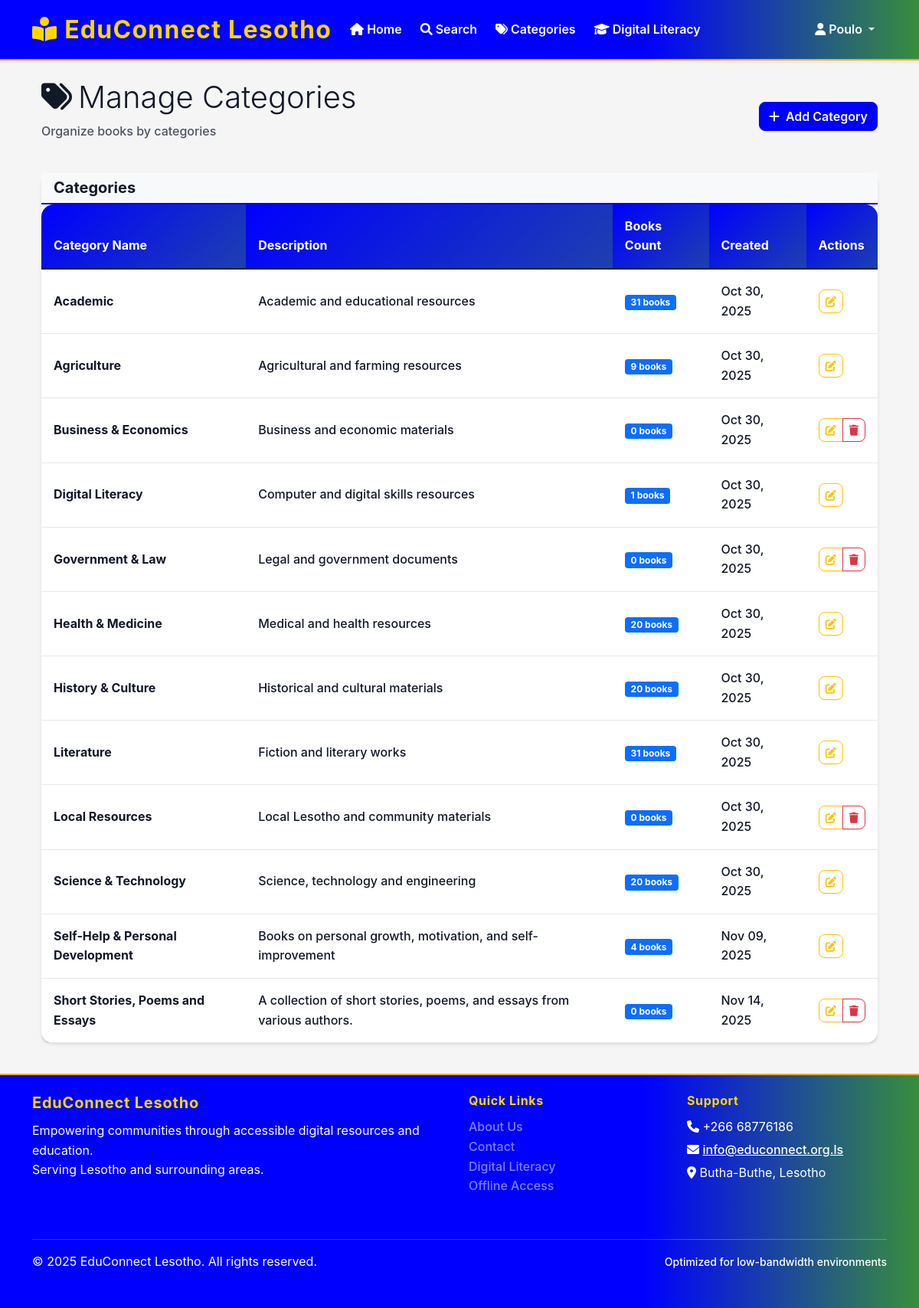
The app's page /admin/categories (signed in) with its own data.
### app/models/user.py (models this page shows, shortened)
class User(UserMixin, db.Model):
    __tablename__ = 'users'
    id = db.Column(db.Integer, primary_key=True)
    username = db.Column(db.String(100), unique=True, nullable=False, index=True)
    email = db.Column(db.String(255), unique=True, nullable=False, index=True)
    password_hash = db.Column(db.String(255), nullable=False)
    first_name = db.Column(db.String(100), nullable=False)
    last_name = db.Column(db.String(100), nullable=False)
    phone_number = db.Column(db.String(20))
    address = db.Column(db.Text)
    district = db.Column(db.String(50), default='Butha-Buthe', index=True)
    profile_image = db.Column(db.String(500))  # Path to profile image
    role_id = db.Column(db.Integer, db.ForeignKey('user_roles.id'), nullable=False)
    is_active = db.Column(db.Boolean, default=True)
    email_verified = db.Column(db.Boolean, default=False)
    created_at = db.Column(db.DateTime, default=datetime.utcnow)
    updated_at = db.Column(db.DateTime, default=datetime.utcnow, onupdate=datetime.utcnow)
    last_login = db.Column(db.DateTime)
    borrowing_transactions = db.relationship('BorrowingTransaction', foreign_keys='BorrowingTransaction.user_id', backref='user', lazy='dynamic')
    digital_downloads = db.relationship('DigitalDownload', backref='user', lazy='dynamic')
    offline_tokens = db.relationship('OfflineToken', backref='user', lazy='dynamic')
    reading_sessions = db.relationship('ReadingSession', backref='user', lazy='dynamic')
    notifications = db.relationship('Notification', backref='user', lazy='dynamic')
    book_reservations = db.relationship('BookReservation', backref='user', lazy='dynamic')
    book_reviews = db.relationship('BookReview', backref='user', lazy='dynamic')
    literacy_progress = db.relationship('LiteracyProgress', backref='user', lazy='dynamic')
    favorites = db.relationship('Book', secondary='user_favorites', backref='favorited_by', lazy='dynamic')
    def is_admin(self):
        return self.role.role_name == 'admin'
    def is_librarian(self):
        return self.role.role_name in ['admin', 'librarian']

### app/models/book.py (models this page shows, shortened)
class Category(db.Model):
    __tablename__ = 'categories'
    id = db.Column(db.Integer, primary_key=True)
    name = db.Column(db.String(100), unique=True, nullable=False)
    description = db.Column(db.Text)
    parent_id = db.Column(db.Integer, db.ForeignKey('categories.id'))
    is_active = db.Column(db.Boolean, default=True)
    created_at = db.Column(db.DateTime, default=datetime.utcnow)
    books = db.relationship('Book', backref='category', lazy='dynamic')
    children = db.relationship('Category', backref=db.backref('parent', remote_side=[id]))

### app/routes/admin.py (the view)
@admin_bp.route('/categories')
@librarian_required
def manage_categories():
    categories = Category.query.order_by(Category.name).all()
    return render_template('admin/categories.html', categories=categories)

### app/routes/admin.py (called while the page is built)
def librarian_required(f):
    @wraps(f)
    def decorated_function(*args, **kwargs):
        if not current_user.is_authenticated or not (current_user.is_librarian() or current_user.is_admin()):
            flash('You need librarian or administrator privileges to access this page.', 'error')
            return redirect(url_for('main.index'))
        return f(*args, **kwargs)
    return decorated_function

### app/templates/admin/categories.html (shortened to what this page needs)
{% extends "base.html" %}
{% block content %}
<div class="container-fluid">
    <div class="row mb-4">
        <div class="col-12">
            <div class="d-flex justify-content-between align-items-center">
                <div>
                    <h1 class="display-6 mb-2">
                        <i class="fas fa-tags me-2"></i>Manage Categories
                    </h1>
                    <p class="text-muted">Organize books by categories</p>
                </div>
                <div>
                    <button class="btn btn-primary" data-bs-toggle="modal" data-bs-target="#addCategoryModal">
                        <i class="fas fa-plus me-2"></i>Add Category
                    </button>
                </div>
            </div>
        </div>
    </div>
    <div class="row">
        <div class="col-12">
            <div class="card">
                <div class="card-header bg-light">
                    <h5 class="mb-0">Categories</h5>
                </div>
                <div class="card-body p-0">
                    {% if categories %}
                    <div class="table-responsive">
                        <table class="table table-hover mb-0">
                            <thead class="table-light">
                                <tr>
                                    <th>Category Name</th>
                                    <th>Description</th>
                                    <th>Books Count</th>
                                    <th>Created</th>
                                    <th>Actions</th>
                                </tr>
                            </thead>
                            <tbody>
                                {% for category in categories %}
                                <tr>
                                    <td>
                                        <strong>{{ category.name }}</strong>
                                    </td>
                                    <td>
                                        {{ category.description or 'No description' }}
                                    </td>
                                    <td>
                                        <span class="badge bg-primary">{{ category.books.count() }} books</span>
                                    </td>
                                    <td>
                                        {{ category.created_at.strftime('%b %d, %Y') if category.created_at else 'Unknown' }}
                                    </td>
                                    <td>
                                        <div class="btn-group" role="group">
                                            <button type="button" class="btn btn-outline-warning btn-sm edit-category-btn" data-category-id="{{ category.id }}" title="Edit">
                                                <i class="fas fa-edit"></i>
                                            </button>
                                            {% if category.books.count() == 0 %}
                                            <button type="button" class="btn btn-outline-danger btn-sm delete-category-btn" data-category-id="{{ category.id }}" title="Delete">
                                                <i class="fas fa-trash"></i>
                                            </button>
                                            {% endif %}
                                        </div>
                                    </td>
                                </tr>
                                {% endfor %}
                            </tbody>
                        </table>
                    </div>
                    {% else %}
                    <div class="text-center py-5">
                        <i class="fas fa-tags fa-3x text-muted mb-3"></i>
                        <h4 class="text-muted">No categories found</h4>
                        <p class="text-muted">Create your first category to organize books</p>
                    </div>
                    {% endif %}
                </div>
            </div>
        </div>
    </div>
</div>
{% endblock %}

### app/templates/base.html (shortened to what this page needs)
<!DOCTYPE html>
<html lang="en">
<head>
    <link href="https://cdn.jsdelivr.net/npm/bootstrap@5.1.3/dist/css/bootstrap.min.css" rel="stylesheet">
    <link href="https://cdnjs.cloudflare.com/ajax/libs/font-awesome/6.0.0/css/all.min.css" rel="stylesheet">
    <link href="{{ url_for('static', filename='css/style.css') }}" rel="stylesheet">
</head>
<body>
    <nav class="navbar navbar-expand-lg navbar-light bg-white shadow-sm">
        <div class="container">
            <a class="navbar-brand" href="{{ url_for('main.index') }}" style="color: #FFD700 !important; font-weight: bold; font-size: 2rem;">
                <i class="fas fa-book-reader"></i>
                EduConnect Lesotho
            </a>
            <div class="collapse navbar-collapse justify-content-center" id="navbarNav">
                <ul class="navbar-nav">
                    {% if current_user.is_authenticated %}
                        <li class="nav-item">
                            <a class="nav-link" href="{{ url_for('main.index') }}">
                                <i class="fas fa-home"></i> Home
                            </a>
                        </li>
                        <li class="nav-item">
                            <a class="nav-link" href="{{ url_for('main.search') }}">
                                <i class="fas fa-search"></i> Search
                            </a>
                        </li>
                        <li class="nav-item">
                            <a class="nav-link" href="{{ url_for('main.categories') }}">
                                <i class="fas fa-tags"></i> Categories
                            </a>
                        </li>
                        <li class="nav-item">
                            <a class="nav-link" href="{{ url_for('main.digital_literacy') }}">
                                <i class="fas fa-graduation-cap"></i> Digital Literacy
                            </a>
                        </li>
                    {% endif %}
                </ul>
                <ul class="navbar-nav ms-auto">
                    {% if current_user.is_authenticated %}
                        <li class="nav-item dropdown">
                            <a class="nav-link dropdown-toggle" href="#" id="userDropdown" role="button" data-bs-toggle="dropdown">
                                <i class="fas fa-user"></i>
                                {{ current_user.first_name }}
                            </a>
                        </li>
                    {% endif %}
                </ul>
            </div>
        </div>
    </nav>
    <main class="container my-4">
        {% block content %}{% endblock %}
    </main>
    <footer class="footer py-4">
        <div class="container">
            <div class="row">
                <div class="col-md-6">
                    <h5>EduConnect Lesotho</h5>
                    <p class="mb-0">Empowering communities through accessible digital resources and education.</p>
                    <p class="mb-0">Serving Lesotho and surrounding areas.</p>
                </div>
                <div class="col-md-3">
                    <h6>Quick Links</h6>
                    <ul class="list-unstyled">
                        <li><a href="{{ url_for('main.about') }}" class="text-white-50">About Us</a></li>
                        <li><a href="{{ url_for('main.contact') }}" class="text-white-50">Contact</a></li>
                        <li><a href="{{ url_for('main.digital_literacy') }}" class="text-white-50">Digital Literacy</a></li>
                        <li><a href="{{ url_for('main.offline_access') }}" class="text-white-50">Offline Access</a></li>
                    </ul>
                </div>
                <div class="col-md-3">
                    <h6>Support</h6>
                    <p class="mb-1"><i class="fas fa-phone"></i> +266 68776186</p>
                    <p class="mb-1"><i class="fas fa-envelope"></i> <a href="mailto:info@educonnect-lesotho.ls" style="color: #fff; text-decoration: underline;">info@educonnect.org.ls</a></p>
                    <p class="mb-0"><i class="fas fa-map-marker-alt"></i> Butha-Buthe, Lesotho</p>
                </div>
            </div>
            <hr class="my-3">
            <div class="row align-items-center">
                <div class="col-md-6">
                    <p class="mb-0">&copy; 2025 EduConnect Lesotho. All rights reserved.</p>
                </div>
                <div class="col-md-6 text-end">
                    <small>Optimized for low-bandwidth environments</small>
                </div>
            </div>
        </div>
    </footer>
</body>
</html>

### app/static/css/style.css (style rules this page uses)
:root { --primary-color: #2c5aa0; --secondary-color: #34a853; --accent-color: #fbbf24; --danger-color: #dc2626; --warning-color: #f59e0b; --success-color: #059669; --info-color: #0284c7; --dark-color: #1f2937; --light-color: #f8fafc; --border-color: #e5e7eb; --text-muted: #6b7280; --font-family-base: 'Segoe UI', Tahoma, Geneva, Verdana, sans-serif; --font-size-base: 16px; --line-height-base: 1.6; --spacing-xs: 0.25rem; --spacing-sm: 0.5rem; --spacing-md: 1rem; --spacing-lg: 1.5rem; --spacing-xl: 3rem; --border-radius: 0.5rem; --border-radius-lg: 1rem; --shadow-sm: 0 1px 2px 0 rgba(0, 0, 0, 0.05); --shadow-md: 0 4px 6px -1px rgba(0, 0, 0, 0.1); --shadow-lg: 0 10px 15px -3px rgba(0, 0, 0, 0.1); }
body { background-color: var(--light-color); color: var(--dark-color); font-family: var(--font-family-base); font-size: var(--font-size-base); line-height: var(--line-height-base); margin: 0; padding: 0; -webkit-font-smoothing: antialiased; -moz-osx-font-smoothing: grayscale; text-rendering: optimizeLegibility; }
* { -webkit-font-smoothing: antialiased; -moz-osx-font-smoothing: grayscale; }
.btn { border-radius: var(--border-radius); font-weight: 600; box-shadow: var(--shadow-sm); transition: box-shadow 0.2s, transform 0.2s; }
.btn-primary { background-color: var(--primary-color); border-color: var(--primary-color); }
.card { border-radius: var(--border-radius-lg); box-shadow: var(--shadow-md); border: 1px solid var(--border-color); transition: box-shadow 0.3s, transform 0.2s; background: #fff; }
.card-header { background-color: var(--light-color); border-bottom: 2px solid var(--primary-color); font-weight: 700; color: #111827; -webkit-font-smoothing: antialiased; }
.navbar { background: linear-gradient(90deg, var(--primary-color) 70%, var(--secondary-color) 100%); box-shadow: var(--shadow-md); border-bottom: 2px solid var(--accent-color); }
.navbar-brand { font-size: 1.5rem; font-weight: 700; color: #fff !important; letter-spacing: 0.04em; text-shadow: 0 2px 8px rgba(44,90,160,0.08); }
.nav-link { color: #fff !important; font-weight: 600; margin-right: 0.5rem; transition: color 0.2s; }
.table { background: white; border-radius: var(--border-radius-lg); overflow: hidden; box-shadow: var(--shadow-md); }
.table th { background: linear-gradient(135deg, var(--primary-color), #1e40af); color: white; font-weight: 700; border: none; padding: 1rem; -webkit-font-smoothing: antialiased; }
.table td { padding: 1rem; vertical-align: middle; border-color: var(--border-color); color: #111827; font-weight: 500; }
.footer { background: linear-gradient(90deg, var(--primary-color) 70%, var(--secondary-color) 100%); color: #fff; padding-top: 2rem; padding-bottom: 2rem; border-top: 2px solid var(--accent-color); }
.footer h5, .footer h6 { color: var(--accent-color); font-weight: 700; }
.footer a { color: #fff; text-decoration: underline; transition: color 0.2s; }
.text-muted { color: #4b5563 !important; font-weight: 500 !important; }
h1, h2, h3, h4, h5, h6 { color: #111827; font-weight: 700; }
p { color: #1f2937; }
a { color: #1e40af; font-weight: 500; }
li { color: #1f2937; font-weight: 500; }
small, .small { color: #4b5563; font-weight: 500; }
strong, b { font-weight: 700; color: #111827; }

### app/templates/base.html (style rules this page uses)
:root { --primary-color: blue; --secondary-color: #388E3C; --accent-color: #FFA726; --text-color: #212121; --bg-color: #F5F5F5; }
body { font-family: -apple-system, BlinkMacSystemFont, 'Segoe UI', Roboto, 'Helvetica Neue', Arial, sans-serif; line-height: 1.6; color: var(--text-color); background-color: var(--bg-color); }
.navbar-brand { font-weight: bold; color: #ffffff !important; font-size: 2rem; }
.navbar { background-color: var(--primary-color) !important; box-shadow: 0 2px 8px rgba(44,90,160,0.08); }
.nav-link { color: #ffffff !important; }
.btn-primary { background-color: var(--primary-color); border-color: var(--primary-color); }
.card { border: none; box-shadow: 0 2px 4px rgba(0,0,0,0.1); margin-bottom: 1rem; }
.footer { background-color: var(--primary-color); color: #ffffff !important; margin-top: 0; margin-bottom: 0; padding-top: 2.5rem; padding-bottom: 2.5rem; }
.footer h5, .footer h6 { color: #FFD700 !important; font-weight: 700; letter-spacing: 0.04em; margin-bottom: 0.75rem; }
.footer, .footer p, .footer small { color: white !important; }
.footer a { color: #fff; text-decoration: none; font-weight: 500; transition: color 0.2s, text-shadow 0.2s; }
.footer .row > div { margin-bottom: 1.5rem; }

### records on screen
User: first_name "Poulo"
Category: name "Academic", description "Academic and educational resources", books.count "31", created_at "Oct 30, 2025"
Category: name "Agriculture", description "Agricultural and farming resources", books.count "9", created_at "Oct 30, 2025"
Category: name "Business & Economics", description "Business and economic materials", books.count "0", created_at "Oct 30, 2025"
Category: name "Digital Literacy", description "Computer and digital skills resources", books.count "1", created_at "Oct 30, 2025"
Category: name "Government & Law", description "Legal and government documents", books.count "0", created_at "Oct 30, 2025"
Category: name "Health & Medicine", description "Medical and health resources", books.count "20", created_at "Oct 30, 2025"
Category: name "History & Culture", description "Historical and cultural materials", books.count "20", created_at "Oct 30, 2025"
Category: name "Literature", description "Fiction and literary works", books.count "31", created_at "Oct 30, 2025"
Category: name "Local Resources", description "Local Lesotho and community materials", books.count "0", created_at "Oct 30, 2025"
Category: name "Science & Technology", description "Science, technology and engineering", books.count "20", created_at "Oct 30, 2025"
Category: name "Self-Help & Personal Development", description "Books on personal growth, motivation, and self-improvement", books.count "4", created_at "Nov 09, 2025"
Category: name "Short Stories, Poems and Essays", description "A collection of short stories, poems, and essays from various authors.", books.count "0", created_at "Nov 14, 2025"
